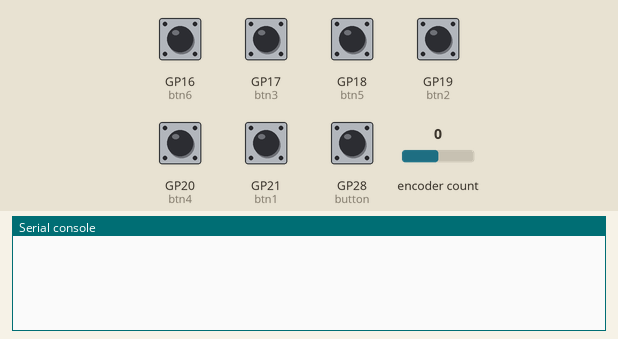
A program run on a simulated Raspberry Pi Pico running CircuitPython. On the bench: the last lines printed to the serial console. Inputs (shaded band) come from the test bench; at power-on: GP28 (button) HIGH, GP16 (btn6), GP17 (btn3), GP18 (btn5), GP19 (btn2), GP20 (btn4), GP21 (btn1) LOW, encoder count 0. USB keyboard and mouse output is not drawn.

Above: at 1.2 s.
1.3 s: encoder count set to 1
At 1.7 s:
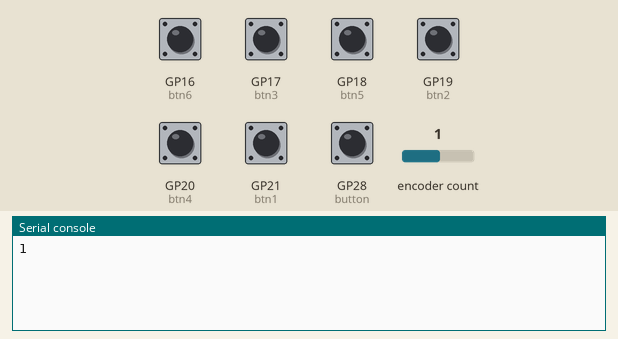
2.8 s: GP28 (button) pulled LOW for 0.15 s
At 4.2 s:
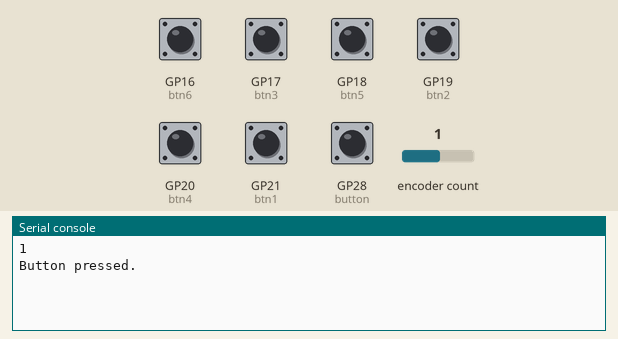
4.5 s: encoder count set to 2
At 5.7 s:
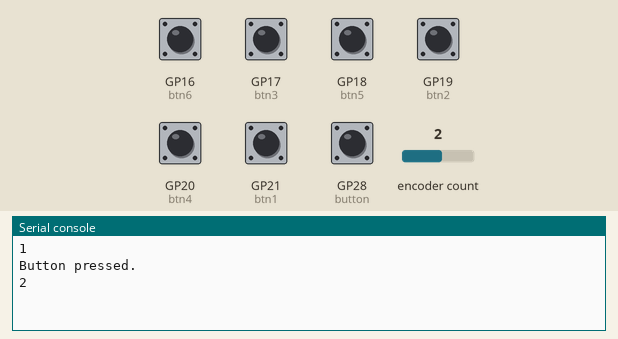

Measured:
- after the input at 1.3 s, the serial console: prints a new line at once (image 1)
- after the input at 2.8 s, the serial console: prints a new line after 0.21 s (image 2)
- after the input at 4.5 s, the serial console: prints a new line at once (image 3)

The program:

code.py
```python
import time
import usb_hid
import board
import digitalio
from adafruit_hid.keycode import Keycode
from adafruit_hid.keyboard import Keyboard
from adafruit_hid.consumer_control import ConsumerControl
from adafruit_hid.consumer_control_code import ConsumerControlCode
import rotaryio

btn1 = digitalio.DigitalInOut(board.GP21)
btn1.direction = digitalio.Direction.INPUT
btn1.pull = digitalio.Pull.DOWN

btn2 = digitalio.DigitalInOut(board.GP19)
btn2.direction = digitalio.Direction.INPUT
btn2.pull = digitalio.Pull.DOWN

btn3 = digitalio.DigitalInOut(board.GP17)
btn3.direction = digitalio.Direction.INPUT
btn3.pull = digitalio.Pull.DOWN

btn4 = digitalio.DigitalInOut(board.GP20)
btn4.direction = digitalio.Direction.INPUT
btn4.pull = digitalio.Pull.DOWN

btn5 = digitalio.DigitalInOut(board.GP18)
btn5.direction = digitalio.Direction.INPUT
btn5.pull = digitalio.Pull.DOWN

btn6 = digitalio.DigitalInOut(board.GP16)
btn6.direction = digitalio.Direction.INPUT
btn6.pull = digitalio.Pull.DOWN

button = digitalio.DigitalInOut(board.GP28)
button.direction = digitalio.Direction.INPUT
button.pull = digitalio.Pull.UP

encoder = rotaryio.IncrementalEncoder(board.GP27, board.GP26)

cc = ConsumerControl(usb_hid.devices)

keyboard = Keyboard(usb_hid.devices)

button_state = None
last_position = encoder.position

while True:
    if btn1.value:
        keyboard.send(Keycode.CONTROL, Keycode.F7)
        time.sleep(0.1)
    if btn2.value:
        keyboard.send(Keycode.CONTROL, Keycode.F8)
        time.sleep(0.1)
    if btn3.value:
        keyboard.send(Keycode.CONTROL, Keycode.F9)
        time.sleep(0.1)
    if btn4.value:
        keyboard.send(Keycode.CONTROL, Keycode.F10)
        time.sleep(0.1)
    if btn5.value:
        keyboard.send(Keycode.CONTROL, Keycode.F11)
        time.sleep(0.1)
    if btn6.value:
        keyboard.send(Keycode.CONTROL, Keycode.F12)
        time.sleep(0.1)
    time.sleep(0.1)
    current_position = encoder.position
    position_change = current_position - last_position
    if position_change > 0:
        for _ in range(position_change):
            cc.send(ConsumerControlCode.VOLUME_INCREMENT)
        print(current_position)
    elif position_change < 0:
        for _ in range(-position_change):
            cc.send(ConsumerControlCode.VOLUME_DECREMENT)
        print(current_position)
    last_position = current_position
    if not button.value and button_state is None:
        button_state = "pressed"
    if button.value and button_state == "pressed":
        print("Button pressed.")
        cc.send(ConsumerControlCode.PLAY_PAUSE)
        button_state = None
```
